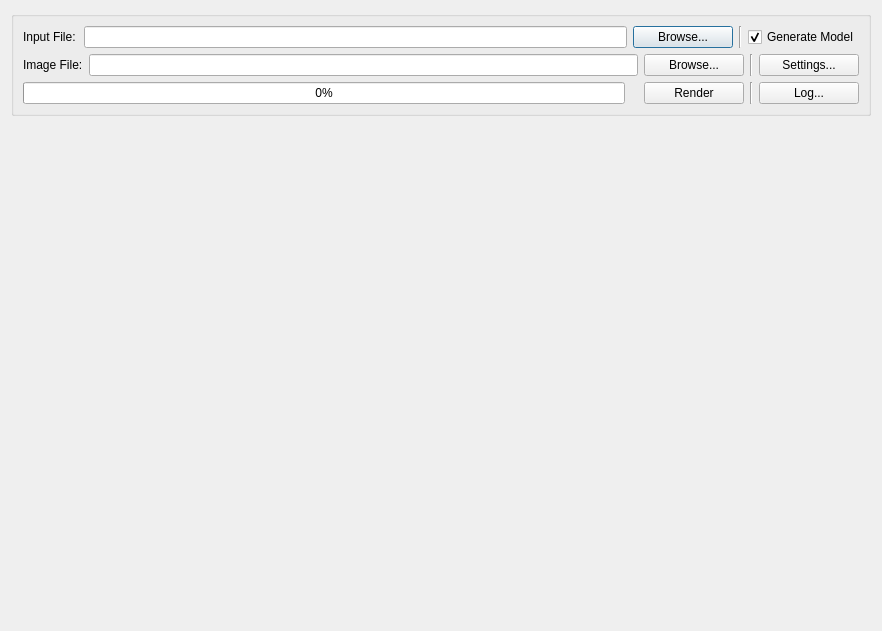
<?xml version="1.0" encoding="UTF-8"?>
<ui version="4.0">
 <class>RenderDialog</class>
 <widget class="QDialog" name="RenderDialog">
  <property name="geometry">
   <rect>
    <x>0</x>
    <y>0</y>
    <width>882</width>
    <height>631</height>
   </rect>
  </property>
  <property name="windowTitle">
   <string>POV-Ray Render</string>
  </property>
  <property name="sizeGripEnabled">
   <bool>false</bool>
  </property>
  <layout class="QVBoxLayout" name="verticalLayout">
   <item>
    <widget class="QGroupBox" name="SettingsGroupBox">
     <property name="title">
      <string/>
     </property>
     <layout class="QVBoxLayout" name="settingsGroupLayout">
      <item>
       <layout class="QHBoxLayout" name="inputLayout">
        <item>
         <widget class="QLabel" name="InputLabel">
          <property name="minimumSize">
           <size>
            <width>55</width>
            <height>0</height>
           </size>
          </property>
          <property name="text">
           <string>Input File:</string>
          </property>
         </widget>
        </item>
        <item>
         <widget class="QLineEdit" name="InputEdit">
          <property name="enabled">
           <bool>true</bool>
          </property>
          <property name="toolTip">
           <string>LDraw file to be imported to Blender</string>
          </property>
         </widget>
        </item>
        <item>
         <widget class="QPushButton" name="InputBrowseButton">
          <property name="enabled">
           <bool>true</bool>
          </property>
          <property name="minimumSize">
           <size>
            <width>100</width>
            <height>0</height>
           </size>
          </property>
          <property name="toolTip">
           <string>Browse and select LDraw input file</string>
          </property>
          <property name="text">
           <string>Browse...</string>
          </property>
         </widget>
        </item>
        <item>
         <widget class="Line" name="InputLine">
          <property name="orientation">
           <enum>Qt::Orientation::Vertical</enum>
          </property>
         </widget>
        </item>
        <item>
         <widget class="QCheckBox" name="InputGenerateCheck">
          <property name="minimumSize">
           <size>
            <width>100</width>
            <height>0</height>
           </size>
          </property>
          <property name="toolTip">
           <string>Generate LDraw input file from current model or step</string>
          </property>
          <property name="text">
           <string>Generate Model</string>
          </property>
          <property name="checked">
           <bool>true</bool>
          </property>
         </widget>
        </item>
       </layout>
      </item>
      <item>
       <layout class="QHBoxLayout" name="outputLayout">
        <item>
         <widget class="QLabel" name="OutputLabel">
          <property name="minimumSize">
           <size>
            <width>55</width>
            <height>0</height>
           </size>
          </property>
          <property name="text">
           <string>Image File:</string>
          </property>
         </widget>
        </item>
        <item>
         <widget class="QLineEdit" name="OutputEdit">
          <property name="toolTip">
           <string>Output image rendered from Blender</string>
          </property>
         </widget>
        </item>
        <item>
         <widget class="QPushButton" name="OutputBrowseButton">
          <property name="minimumSize">
           <size>
            <width>100</width>
            <height>0</height>
           </size>
          </property>
          <property name="toolTip">
           <string>Browse and select output file</string>
          </property>
          <property name="text">
           <string>Browse...</string>
          </property>
         </widget>
        </item>
        <item>
         <widget class="Line" name="OutputLine">
          <property name="orientation">
           <enum>Qt::Orientation::Vertical</enum>
          </property>
         </widget>
        </item>
        <item>
         <widget class="QPushButton" name="RenderSettingsButton">
          <property name="minimumSize">
           <size>
            <width>100</width>
            <height>0</height>
           </size>
          </property>
          <property name="text">
           <string>Settings...</string>
          </property>
         </widget>
        </item>
       </layout>
      </item>
      <item>
       <layout class="QHBoxLayout" name="renderLayout">
        <item>
         <widget class="QProgressBar" name="RenderProgress">
          <property name="maximum">
           <number>1</number>
          </property>
          <property name="value">
           <number>0</number>
          </property>
         </widget>
        </item>
        <item>
         <widget class="QLabel" name="RenderLabel">
          <property name="text">
           <string/>
          </property>
         </widget>
        </item>
        <item>
         <widget class="QPushButton" name="RenderButton">
          <property name="minimumSize">
           <size>
            <width>100</width>
            <height>0</height>
           </size>
          </property>
          <property name="text">
           <string>Render</string>
          </property>
         </widget>
        </item>
        <item>
         <widget class="Line" name="RenderLine">
          <property name="orientation">
           <enum>Qt::Orientation::Vertical</enum>
          </property>
         </widget>
        </item>
        <item>
         <widget class="QPushButton" name="RenderOutputButton">
          <property name="minimumSize">
           <size>
            <width>100</width>
            <height>0</height>
           </size>
          </property>
          <property name="toolTip">
           <string>View render process standard output</string>
          </property>
          <property name="text">
           <string>Log...</string>
          </property>
         </widget>
        </item>
       </layout>
      </item>
     </layout>
    </widget>
   </item>
   <item>
    <widget class="RenderPreviewWidget" name="preview" native="true">
     <property name="sizePolicy">
      <sizepolicy hsizetype="Expanding" vsizetype="Expanding">
       <horstretch>0</horstretch>
       <verstretch>0</verstretch>
      </sizepolicy>
     </property>
     <property name="toolTip">
      <string>View log</string>
     </property>
    </widget>
   </item>
  </layout>
 </widget>
 <customwidgets>
  <customwidget>
   <class>RenderPreviewWidget</class>
   <extends>QWidget</extends>
   <header>renderdialog.h</header>
   <container>1</container>
  </customwidget>
 </customwidgets>
 <tabstops>
  <tabstop>InputEdit</tabstop>
  <tabstop>InputBrowseButton</tabstop>
  <tabstop>InputGenerateCheck</tabstop>
  <tabstop>OutputEdit</tabstop>
  <tabstop>OutputBrowseButton</tabstop>
  <tabstop>RenderSettingsButton</tabstop>
  <tabstop>RenderButton</tabstop>
  <tabstop>RenderOutputButton</tabstop>
 </tabstops>
 <resources/>
 <connections/>
</ui>
